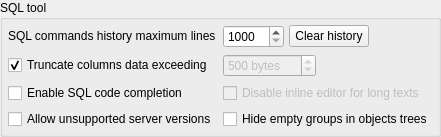
       <widget class="QGroupBox" name="sql_tool_gb">
        <property name="sizePolicy">
         <sizepolicy hsizetype="Expanding" vsizetype="Preferred">
          <horstretch>0</horstretch>
          <verstretch>0</verstretch>
         </sizepolicy>
        </property>
        <property name="minimumSize">
         <size>
          <width>0</width>
          <height>0</height>
         </size>
        </property>
        <property name="title">
         <string>SQL tool</string>
        </property>
        <layout class="QGridLayout" name="gridLayout_2">
         <property name="leftMargin">
          <number>5</number>
         </property>
         <property name="topMargin">
          <number>5</number>
         </property>
         <property name="rightMargin">
          <number>5</number>
         </property>
         <property name="bottomMargin">
          <number>5</number>
         </property>
         <item row="0" column="1">
          <layout class="QHBoxLayout" name="horizontalLayout_19">
           <property name="spacing">
            <number>5</number>
           </property>
           <item>
            <widget class="QSpinBox" name="history_max_length_spb">
             <property name="sizePolicy">
              <sizepolicy hsizetype="Preferred" vsizetype="Fixed">
               <horstretch>0</horstretch>
               <verstretch>0</verstretch>
              </sizepolicy>
             </property>
             <property name="minimum">
              <number>1000</number>
             </property>
             <property name="maximum">
              <number>20000</number>
             </property>
             <property name="singleStep">
              <number>500</number>
             </property>
             <property name="value">
              <number>1000</number>
             </property>
            </widget>
           </item>
           <item>
            <widget class="QPushButton" name="clear_sql_history_btn">
             <property name="sizePolicy">
              <sizepolicy hsizetype="Fixed" vsizetype="Fixed">
               <horstretch>0</horstretch>
               <verstretch>0</verstretch>
              </sizepolicy>
             </property>
             <property name="maximumSize">
              <size>
               <width>16777215</width>
               <height>16777215</height>
              </size>
             </property>
             <property name="focusPolicy">
              <enum>Qt::FocusPolicy::StrongFocus</enum>
             </property>
             <property name="toolTip">
              <string>Clear the entire SQL command history.</string>
             </property>
             <property name="text">
              <string>Clear history</string>
             </property>
             <property name="icon">
              <iconset resource="../../res/resources.qrc">
               <normaloff>:/icons/icons/delete.png</normaloff>:/icons/icons/delete.png</iconset>
             </property>
             <property name="iconSize">
              <size>
               <width>25</width>
               <height>25</height>
              </size>
             </property>
            </widget>
           </item>
           <item>
            <spacer name="horizontalSpacer_4">
             <property name="orientation">
              <enum>Qt::Orientation::Horizontal</enum>
             </property>
             <property name="sizeHint" stdset="0">
              <size>
               <width>40</width>
               <height>20</height>
              </size>
             </property>
            </spacer>
           </item>
          </layout>
         </item>
         <item row="2" column="1">
          <layout class="QVBoxLayout" name="verticalLayout_5">
           <item>
            <widget class="QCheckBox" name="disable_inline_editor_chk">
             <property name="enabled">
              <bool>false</bool>
             </property>
             <property name="sizePolicy">
              <sizepolicy hsizetype="Preferred" vsizetype="Fixed">
               <horstretch>0</horstretch>
               <verstretch>0</verstretch>
              </sizepolicy>
             </property>
             <property name="toolTip">
              <string>&lt;p&gt;In data manipulation form, long texts that exceed the truncation threshold will be displayed in an input form instead of opening an inline editor in the data grid.&lt;/p&gt;</string>
             </property>
             <property name="statusTip">
              <string/>
             </property>
             <property name="text">
              <string>Disable inline editor for long texts</string>
             </property>
             <property name="checked">
              <bool>false</bool>
             </property>
            </widget>
           </item>
           <item>
            <widget class="QCheckBox" name="hide_empty_obj_grps_chk">
             <property name="toolTip">
              <string>&lt;p&gt;Toggles the hiding of empty object groups in the objects trees, providing a cleaner view of the database structure. This option affects both the database explorer widget and the database import widget. For this option to take effect, it is necessary to reload any populated database object tree.&lt;/p&gt;</string>
             </property>
             <property name="text">
              <string>Hide empty groups in objects trees</string>
             </property>
             <property name="checked">
              <bool>false</bool>
             </property>
            </widget>
           </item>
          </layout>
         </item>
         <item row="2" column="0">
          <layout class="QVBoxLayout" name="verticalLayout_6">
           <item>
            <widget class="QCheckBox" name="code_completion_chk">
             <property name="sizePolicy">
              <sizepolicy hsizetype="Preferred" vsizetype="Fixed">
               <horstretch>0</horstretch>
               <verstretch>0</verstretch>
              </sizepolicy>
             </property>
             <property name="toolTip">
              <string>&lt;p&gt;Toggles the code completion in all fields that accept the input of SQL commands, in both the SQL tool and design view. Requires restarting the tool to take effect.&lt;/p&gt;</string>
             </property>
             <property name="statusTip">
              <string/>
             </property>
             <property name="text">
              <string>Enable SQL code completion</string>
             </property>
            </widget>
           </item>
           <item>
            <widget class="QCheckBox" name="old_pgsql_versions_chk">
             <property name="toolTip">
              <string>&lt;p&gt;gpModeler will try to connect to older server versions (below 10) in a minimum compatibility mode. &lt;strong&gt;WARNING:&lt;/strong&gt; this option may cause the diff and import processes to fail or produce unreliable results. Also, it can lead to data loss when handling table data. Enable this option at &lt;strong&gt;your own risk&lt;/strong&gt;!&lt;/p&gt;</string>
             </property>
             <property name="text">
              <string>Allow unsupported server versions</string>
             </property>
             <property name="iconSize">
              <size>
               <width>22</width>
               <height>22</height>
              </size>
             </property>
            </widget>
           </item>
          </layout>
         </item>
         <item row="0" column="0">
          <widget class="QLabel" name="sql_history_lbl">
           <property name="sizePolicy">
            <sizepolicy hsizetype="Preferred" vsizetype="Fixed">
             <horstretch>0</horstretch>
             <verstretch>0</verstretch>
            </sizepolicy>
           </property>
           <property name="minimumSize">
            <size>
             <width>0</width>
             <height>0</height>
            </size>
           </property>
           <property name="text">
            <string>SQL commands history maximum lines</string>
           </property>
          </widget>
         </item>
         <item row="1" column="0">
          <widget class="QCheckBox" name="trunc_columns_data_chk">
           <property name="sizePolicy">
            <sizepolicy hsizetype="Preferred" vsizetype="Fixed">
             <horstretch>0</horstretch>
             <verstretch>0</verstretch>
            </sizepolicy>
           </property>
           <property name="toolTip">
            <string>&lt;p&gt;Toggles the automatic truncation of columns' data in the results grid when exceeding a specified threshold. This improves performance when displaying/handling columns with lots of data.&lt;/p&gt;</string>
           </property>
           <property name="statusTip">
            <string/>
           </property>
           <property name="text">
            <string>Truncate columns data exceeding</string>
           </property>
           <property name="checked">
            <bool>true</bool>
           </property>
          </widget>
         </item>
         <item row="1" column="1">
          <layout class="QHBoxLayout" name="horizontalLayout_4">
           <property name="spacing">
            <number>5</number>
           </property>
           <property name="leftMargin">
            <number>0</number>
           </property>
           <item>
            <widget class="QSpinBox" name="trunc_columns_data_spb">
             <property name="enabled">
              <bool>false</bool>
             </property>
             <property name="sizePolicy">
              <sizepolicy hsizetype="Preferred" vsizetype="Fixed">
               <horstretch>0</horstretch>
               <verstretch>0</verstretch>
              </sizepolicy>
             </property>
             <property name="toolTip">
              <string>&lt;p&gt;Columns exceeding the specified number of bytes are automatically truncated to the maximum length. This threshold only affects text display. When editing columns data the original values are displayed instead of the truncated ones.&lt;/p&gt;</string>
             </property>
             <property name="suffix">
              <string> bytes</string>
             </property>
             <property name="prefix">
              <string/>
             </property>
             <property name="minimum">
              <number>100</number>
             </property>
             <property name="maximum">
              <number>10000</number>
             </property>
             <property name="singleStep">
              <number>100</number>
             </property>
             <property name="value">
              <number>500</number>
             </property>
            </widget>
           </item>
           <item>
            <spacer name="horizontalSpacer">
             <property name="orientation">
              <enum>Qt::Orientation::Horizontal</enum>
             </property>
             <property name="sizeHint" stdset="0">
              <size>
               <width>40</width>
               <height>20</height>
              </size>
             </property>
            </spacer>
           </item>
          </layout>
         </item>
        </layout>
       </widget>
